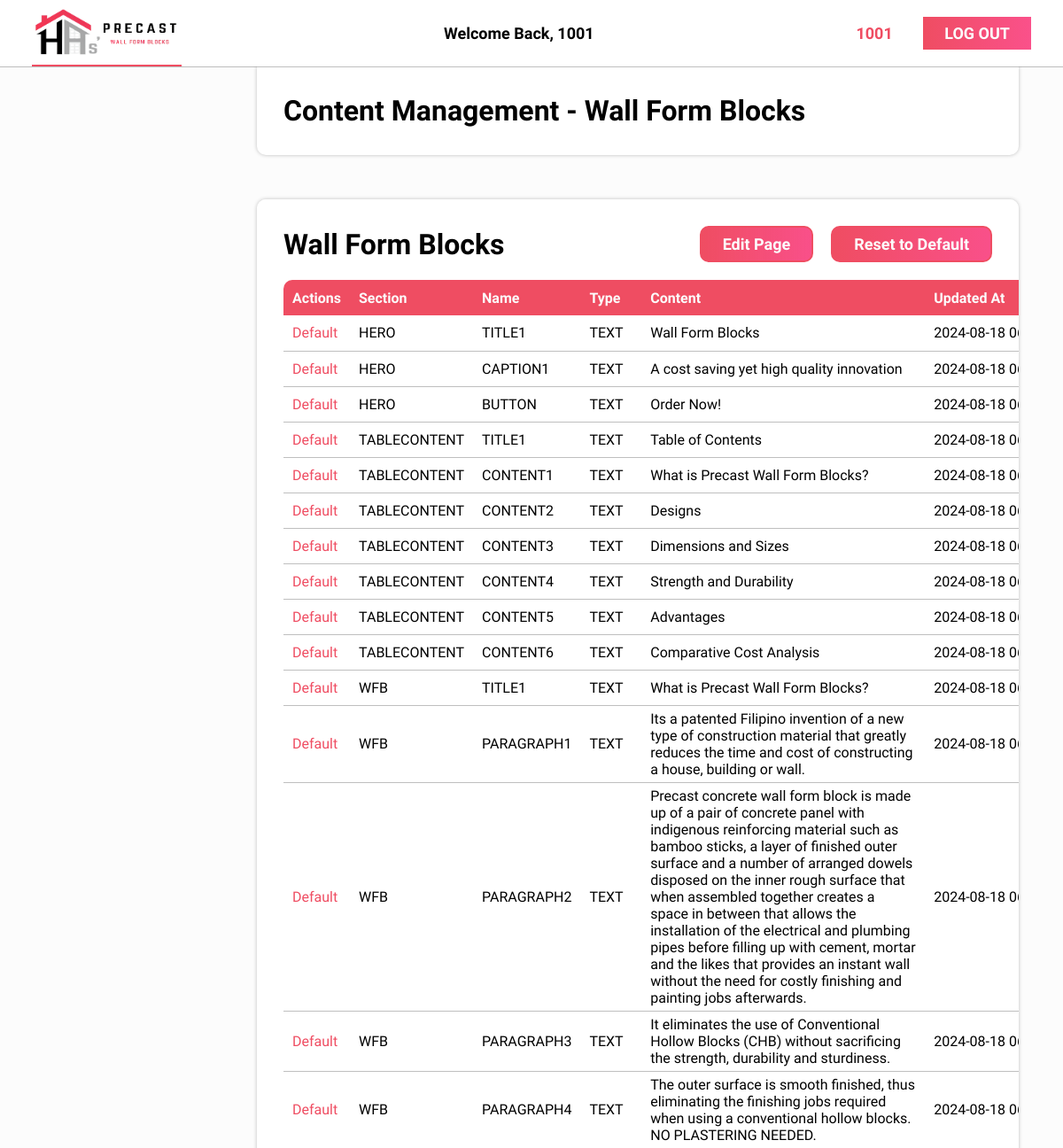
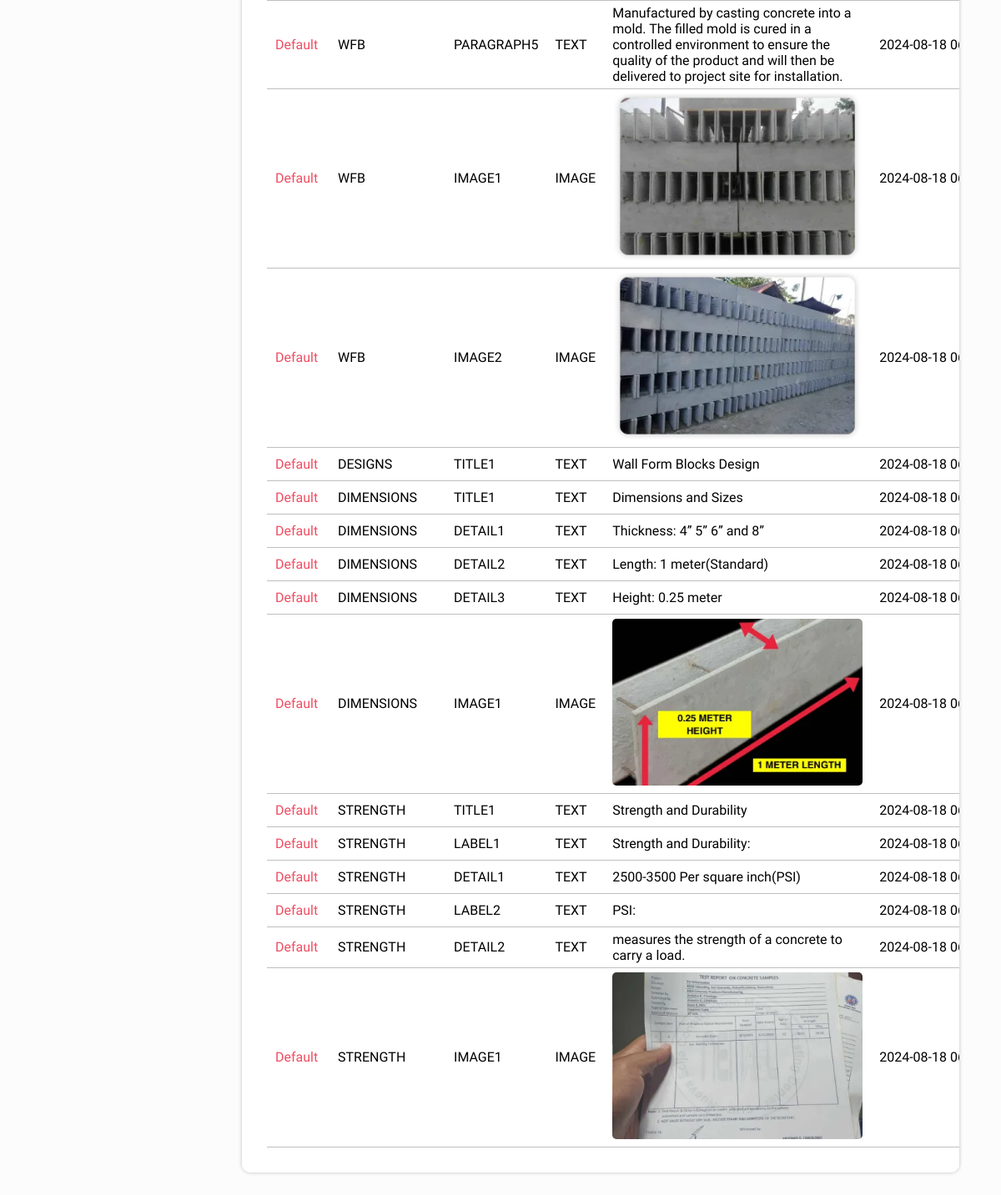
Page /admin/has-precast/content-management-wfb.php (signed in) on the committed database (2 pictures, top to bottom).
### tables this page shows
CREATE TABLE `content` (
  `id` INT UNSIGNED NOT NULL AUTO_INCREMENT PRIMARY KEY,
  `page` enum('HOME','ABOUT','PROJECTS','CONTACT','USERGUIDE','WFB') NOT NULL,
  `section` enum('HERO','ABOUT','MISSIONVISION','PROJECTS','WFB','CONTACT','CONTACTS','TABLECONTENT','CONTENT1','CONTENT2','PRECONTENT','WFB','DESIGNS','DIMENSIONS','STRENGTH') NOT NULL,
  `name` varchar(255) NOT NULL,
  `type` enum('TEXT','IMAGE','HERO','VIDEO') NOT NULL,
  `object` text DEFAULT NULL,
  `default` tinyint(1) DEFAULT NULL,
  `created_at` timestamp NOT NULL DEFAULT NOW() ON UPDATE NOW()
);

### src/admin/has-precast/classes/dbh.classes.php (called while the page is built)
<?php
class Dbh {
    protected function connect(){
        try{
            $db_username = "has_admin";
            $db_password = "wc8KTRfrJrTpe8";
            $dbh = new PDO('mysql:host=localhost;dbname=has_precast;', $db_username, $db_password);
            return $dbh;
        }
        catch(PDOException $e){
            print "Error!: " . $e->getMessage() . "<br>";
        }
    }
}

### src/admin/has-precast/classes/content-repo.classes.php (called while the page is built, shortened)
<?php
class ContentRepository extends Dbh{
    public function getPage($page){
        $query = $this->connect()->prepare("SELECT * FROM content WHERE page =:page AND type != 'HERO' AND `default` = 0;");
        $data = [":page" => $page];
        if(!$query->execute($data)){
            $query = null;
            if($page === "userGuide"){
                $page = "user-guide";
            }
            header("location: ../../content-management-{$page}.php?error=queryfailed");
            exit();
        }
        $result = $query->fetchAll(PDO::FETCH_ASSOC);
        return $result;
    }
}

### src/admin/has-precast/content-management-wfb.php (the view, shortened to what this page needs)
<?php
  include("classes/dbh.classes.php");
  include("classes/content-repo.classes.php");
  $getContent = new ContentRepository;
  $wfb = $getContent->getPage("WFB");
?>
<!DOCTYPE html>
<html lang="en">
<head>
  <link rel="stylesheet" href="styles/admin-global.css">
  <link rel="stylesheet" href="styles/table.css">
</head>
<body>
  <main>
    <div class="main-header">
      <h1>Content Management -  Wall Form Blocks</h1>
    </div>
    <div class="table-wrapper">
      <div>
        <h3>Wall Form Blocks</h3>
        <div class="edit-buttons">
          <form action="edit-content.php?page=wfb" method="post">
            <button type="submit">Edit Page</button>
          </form>
          <a href="includes/content/default-content.inc.php?page=wfb"><button>Reset to Default</button></a>
        </div>
      </div>
      <div class="table">
        <table>
          <thead>
            <tr>
              <th>Actions</th>
              <th>Section</th>
              <th>Name</th>
              <th>Type</th>
              <th>Content</th>
              <th class="create">Updated At</th>
            </tr>
          </thead>
          <?php
          foreach($wfb as $content){
            if($content['type'] != "TEXT"){
              $object = "
                <img id='media' src='images/wall-form-blocks/{$content['object']}'>
              ";
            }
            else{
              $object = $content['object'];
            }
            echo "
              <tbody>
                <tr>
                  <td>
                    <a href='includes/content/default-content.inc.php?page=wfb&section={$content['section']}&name={$content['name']}'>Default</a>
                  </td>
                  <td>
                    $content[section]
                  </td>
                  <td>
                    $content[name]
                  </td>
                  <td>
                    $content[type]
                  </td>
                  <td>
                    $object
                  </td>
                  <td class='create'>
                    $content[created_at]
                  </td>
                </tr>
              </tbody>
            ";
          }
          ?>
        </table>
      </div>
    </div>
  </main>
</body>
</html>

### src/admin/has-precast/styles/admin-global.css (style rules this page uses)
:root { --clr-primary: #FCFCFC; --clr-primary-shade: #DDDEDE; --clr-secondary: #434343; --clr-secondary-shade: #000000; --clr-accent: #EF4D62; --clr-accent-shade: #F80759; --clr-tertiary: #6b6b6b; --fs-default: 16px; --fs-heading: 8rem; --fs-title: 3rem; --fs-subtitle: 1.2rem; --ff-default: 'Inter Tight', sans-serif; --ff-login: "Inika", serif; }
html { font-size: var(--fs-default); scroll-snap-type: y mandatory; font-family: var(--ff-default); background-color: var(--clr-primary); }
a { text-decoration: none; color: var(--clr-accent); }
main { padding-top: 75px; padding-left: calc(20% + 50px); padding-right: 50px; }
.main-header { background-color: white; display: flex; justify-content: space-between; align-items: center; padding: 0 30px; height: 100px; border-radius: 0 0 10px 10px; box-shadow: 0 0 4px 0 rgba(0, 0, 0, 0.25); margin-bottom: 50px; }

### src/admin/has-precast/styles/table.css (style rules this page uses)
.table-wrapper { min-height: fit-content; background-color: white; display: flex; flex-direction: column; align-items: start; padding: 30px 30px; border-radius: 10px; box-shadow: 0 0 4px 0 rgba(0, 0, 0, 0.25); overflow-x: scroll; margin-bottom: 50px; max-width: 1500px; }
table { width: 100%; border-collapse: collapse; min-width: fit-content; }
thead { text-align: left; background-color: var(--clr-accent); color: var(--clr-primary); }
thead, tbody { height: 40px; }
th { text-wrap: nowrap; }
th, td { padding: 5px 10px; }
td { border-bottom: 1px solid rgba(0, 0, 0, 0.25); }
th:first-of-type { border-radius: 10px 0 0 0; }
th:last-of-type { border-radius: 0 10px 0 0; text-wrap: nowrap; }
.create { text-wrap: nowrap; }
.table-wrapper>div:first-child { width: 100%; display: flex; align-items: center; justify-content: center; margin-bottom: 20px; }
.edit-buttons { display: flex; align-items: center; justify-content: flex-end; width: 100%; gap: 20px; }
.table-wrapper button { color: var(--clr-primary); background: linear-gradient(90deg, #EF4D62 0%, rgba(248, 7, 89, 0.70) 100%); font-family: var(--ff-default); font-weight: 700; font-size: 18px; padding: 0.5rem 1.5rem ; border: 2px solid var(--clr-accent); color: var(--clr-primary); background-color: var(--clr-primary); width: fit-content; transition: 0.15s; cursor: pointer; border-radius: 10px; }
.table-wrapper h3 { font-size: 32px; width: 100%; }
#media, .media { aspect-ratio: 3/2; object-fit: cover; width: 50%; min-width: 300px; border-radius: 5px; max-height: 300px; }

### rows in the picture
content: section "HERO", name "TITLE1", type "TEXT", object "Wall Form Blocks", created_at "2024-08-18…"
content: section "HERO", name "CAPTION1", type "TEXT", object "A cost saving yet high quality innovation", created_at "2024-08-18…"
content: section "HERO", name "BUTTON", type "TEXT", object "Order Now!", created_at "2024-08-18…"
content: section "TABLECONTENT", name "TITLE1", type "TEXT", object "Table of Contents", created_at "2024-08-18…"
content: section "TABLECONTENT", name "CONTENT1", type "TEXT", object "What is Precast Wall Form Blocks?", created_at "2024-08-18…"
content: section "TABLECONTENT", name "CONTENT2", type "TEXT", object "Designs", created_at "2024-08-18…"
content: section "TABLECONTENT", name "CONTENT3", type "TEXT", object "Dimensions and Sizes", created_at "2024-08-18…"
content: section "TABLECONTENT", name "CONTENT4", type "TEXT", object "Strength and Durability", created_at "2024-08-18…"
content: section "TABLECONTENT", name "CONTENT5", type "TEXT", object "Advantages", created_at "2024-08-18…"
content: section "TABLECONTENT", name "CONTENT6", type "TEXT", object "Comparative Cost Analysis", created_at "2024-08-18…"
content: section "WFB", name "TITLE1", type "TEXT", object "What is Precast Wall Form Blocks?", created_at "2024-08-18…"
content: section "WFB", name "PARAGRAPH1", type "TEXT", object "Its a patented Filipino invention of a new type of construction material that greatly reduces the time and cost of constructing a house, building or wall.", created_at "2024-08-18…"
content: section "WFB", name "PARAGRAPH2", type "TEXT", object "Precast concrete wall form block is made up of a pair of concrete panel with indigenous reinforcing material such as bamboo sticks, a layer of finished outer surface and a number of arranged dowels disposed on the inner rough surface that when assembled together creates a space in between that allows the installation of the electrical and plumbing pipes before filling up with cement, mortar and the likes that provides an instant wall without the need for costly finishing and painting jobs afterwards.", created_at "2024-08-18…"
content: section "WFB", name "PARAGRAPH3", type "TEXT", object "It eliminates the use of Conventional Hollow Blocks (CHB) without sacrificing the strength, durability and sturdiness.", created_at "2024-08-18…"
content: section "WFB", name "PARAGRAPH4", type "TEXT", object "The outer surface is smooth finished, thus eliminating the finishing jobs required when using a conventional hollow blocks. NO PLASTERING NEEDED.", created_at "2024-08-18…"
content: section "WFB", name "PARAGRAPH5", type "TEXT", object "Manufactured by casting concrete into a mold. The filled mold is cured in a controlled environment to ensure the quality of the product and will then be delivered to project site for installation.", created_at "2024-08-18…"
content: section "WFB", name "IMAGE1", type "IMAGE", object (placeholder picture), created_at "2024-08-18…"
content: section "WFB", name "IMAGE2", type "IMAGE", object (placeholder picture), created_at "2024-08-18…"
content: section "DESIGNS", name "TITLE1", type "TEXT", object "Wall Form Blocks Design", created_at "2024-08-18…"
content: section "DIMENSIONS", name "TITLE1", type "TEXT", object "Dimensions and Sizes", created_at "2024-08-18…"
content: section "DIMENSIONS", name "DETAIL1", type "TEXT", object "Thickness: 4” 5” 6” and 8”", created_at "2024-08-18…"
content: section "DIMENSIONS", name "DETAIL2", type "TEXT", object "Length: 1 meter(Standard)", created_at "2024-08-18…"
content: section "DIMENSIONS", name "DETAIL3", type "TEXT", object "Height: 0.25 meter", created_at "2024-08-18…"
content: section "DIMENSIONS", name "IMAGE1", type "IMAGE", object (placeholder picture), created_at "2024-08-18…"
content: section "STRENGTH", name "TITLE1", type "TEXT", object "Strength and Durability", created_at "2024-08-18…"
content: section "STRENGTH", name "LABEL1", type "TEXT", object "Strength and Durability:", created_at "2024-08-18…"
content: section "STRENGTH", name "DETAIL1", type "TEXT", object "2500-3500 Per square inch(PSI)", created_at "2024-08-18…"
content: section "STRENGTH", name "LABEL2", type "TEXT", object "PSI:", created_at "2024-08-18…"
content: section "STRENGTH", name "DETAIL2", type "TEXT", object "measures the strength of a concrete to carry a load.", created_at "2024-08-18…"
content: section "STRENGTH", name "IMAGE1", type "IMAGE", object (placeholder picture), created_at "2024-08-18…"

### other values in the picture
$_SESSION["userid"] "1001"
